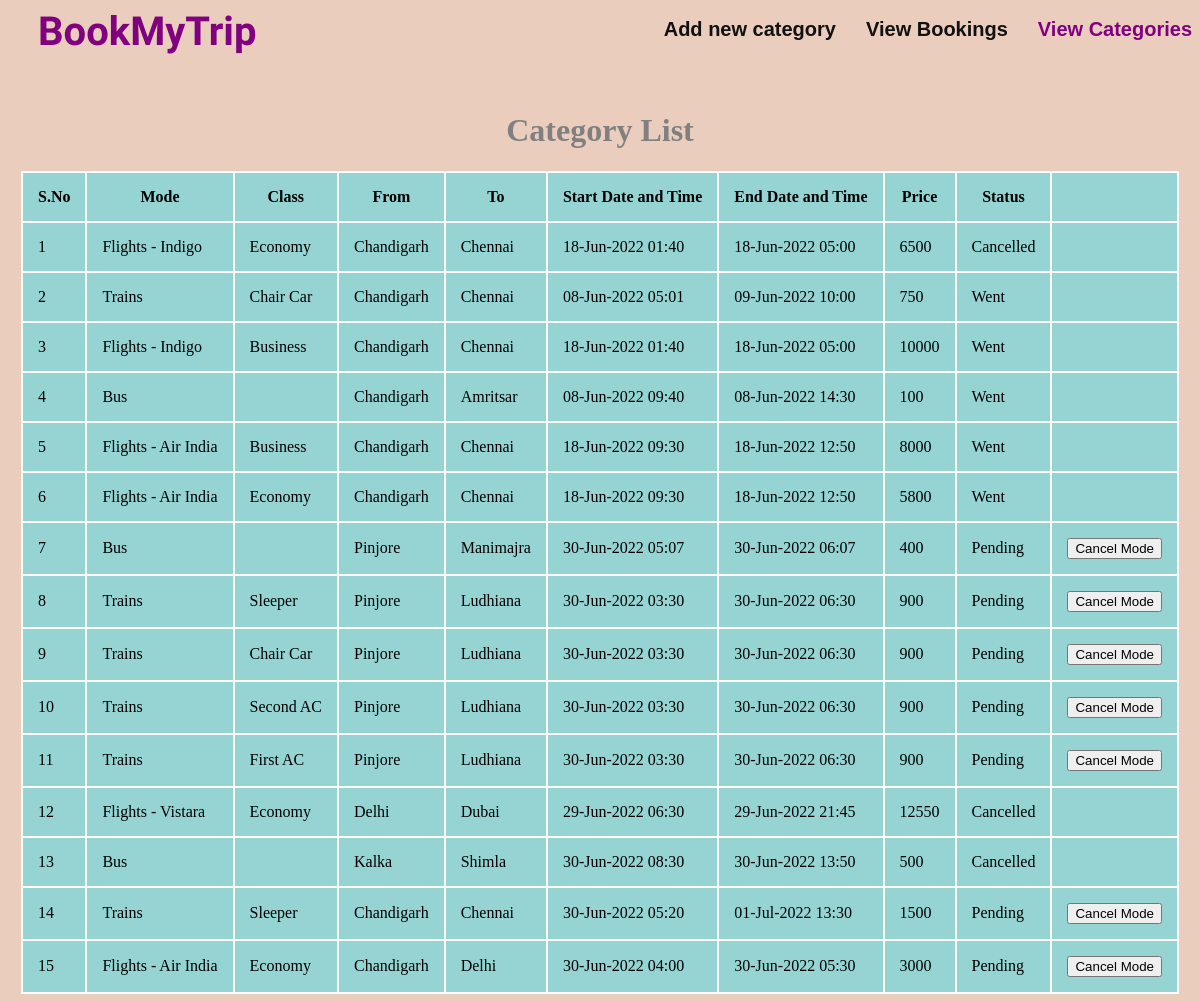
Screenshot of /BookingAdmin/category.php with the database file from the repository.
### tables this page shows
CREATE TABLE `category` (
  `id` int(11) NOT NULL,
  `name` varchar(100) NOT NULL,
  `type` varchar(100) DEFAULT NULL,
  `airline` varchar(50) DEFAULT NULL,
  `source` varchar(100) NOT NULL,
  `destination` varchar(100) NOT NULL,
  `price` int(10) NOT NULL,
  `startTime` timestamp NOT NULL DEFAULT current_timestamp(),
  `endTime` timestamp NOT NULL DEFAULT current_timestamp(),
  `isCancelled` int(10) NOT NULL DEFAULT 0
);

### BookingAdmin/category.php (the view, shortened to what this page needs)
<html>
<head>
	<link href="../css/style.css" rel="stylesheet">
</head>
<body style="background-color: #eacdbc">
    <nav id="navbar" class="navbar order-last order-lg-0">
        <a id="logo" style="font-family: 'Tangerine', serif; font-size: 40px; color: purple; display: inline;" class="nav-link scrollto active" href="../index.php">BookMyTrip</a>
	    <ul style="float: right;">
          <li><a id="logo" class="nav-link scrollto" href="index.php">Add new category</a></li>
          <li><a id="logo" class="nav-link scrollto" href="booking.php">View Bookings</a></li>
		  <li><a id="logo" class="nav-link scrollto active" href="category.php">View Categories</a></li>
        </ul>
    </nav>
    <br><br>
<?php
$mysqli = new mysqli("localhost","root","","booking");
$date = date('d-M-Y  H:i');
$cur_date = strtotime($date);
?>
<center>
<h1 style="color: grey">Category List<br></h1>
</center>
<?php
$select_sql = "select * from category";
$result = $mysqli->query($select_sql);
if ($result->num_rows > 0) {
		?>
        <center>
		<table class="css-serial">
			<thead>
				<tr>
					<th><center>S.No</center></th>
					<th><center>Mode</center></th>
                    <th><center>Class</center></th>
                    <th><center>From</center></th>
                    <th><center>To</center></th>
					<th><center>Start Date and Time</center></th>
					<th><center>End Date and Time</center></th>
					<th><center>Price</center></th>
                    <th><center>Status</center></th>
					<th></th>
				</tr>
			</thead>
		<?php
		while($row = $result->fetch_assoc()) {
			?>
			<tbody>
					<tr>
						<td></td>
                        <?php
                        if ($row["name"] == 'Flights') {
                        ?>
						    <td><?php echo $row["name"]?> - <?php echo $row["airline"]?></td>
                        <?php
                        }
                        else {
                        ?>
                            <td><?php echo $row["name"]?></td>
                        <?php
                        }
                        ?>
						<td><?php echo $row["type"] ?></td>
                        <td><?php echo $row["source"] ?></td>
                        <td><?php echo $row["destination"] ?></td>
                        <td><?php echo date('d-M-Y  H:i', strtotime($row['startTime'])) ?></td>
						<td><?php echo date('d-M-Y  H:i', strtotime($row['endTime'])) ?></td>
						<td><?php echo $row["price"] ?></td>
                        <?php
                        if ($row['isCancelled'] == 0) {
                            if (strtotime($row['startTime'])>$cur_date) {
                                ?>
                                <td>Pending</td>
                                <td>
                                <a href="../BookingAdmin/cancel.php?id_category=<?php echo $row["id"]; ?>&bookingId=0&value=1"><button>Cancel Mode</button></a>
                                </td>
                                <?php
                            }
                            else if (strtotime($row['startTime']) <= $cur_date) {
                                ?>
                                <td>Went</td>
                                <td></td>
                                <?php
                            }
                        }
                        else {
                            ?>
                            <td>Cancelled</td>
                            <td></td>
                            <?php
                        }
                        ?>
					</tr>
			</tbody>
			 <?php
			}
			 ?>
		</table>
        </center>
	<?php
}
else {
	?>
	<h1 style="color: grey; float: center;">No current bookings found..!!</h1>
	<?php
}
?>
</body>
</html>

### css/style.css (style rules this page uses)
table, th, td { border: 2px solid white; border-collapse: collapse; padding: 15px; }
th, td { background-color: #96D4D4; }
.css-serial { counter-reset: serial-number; }
.css-serial td:first-child:before { counter-increment: serial-number; content: counter(serial-number); }
#logo { text-decoration: none; }
.navbar { padding: 0; }
.navbar ul { margin: 0; padding: 0; display: flex; list-style: none; align-items: center; }
.navbar li { position: relative; }
.navbar a, .navbar a:focus { display: flex; align-items: center; justify-content: space-between; padding: 10px 0 10px 30px; font-family: "Verdana", sans-serif; font-size: 20px; font-weight: 600; color: #111111; white-space: nowrap; transition: 0.3s; }
.navbar a:hover, .navbar .active, .navbar .active:focus, .navbar li:hover > a { color: purple; }

### BookingAdmin/category.php (style rules this page uses)
table, th, td { border: 2px solid white; border-collapse: collapse; padding: 15px; }
th, td { background-color: #96D4D4; }
.css-serial { counter-reset: serial-number; }
.css-serial td:first-child:before { counter-increment: serial-number; content: counter(serial-number); }
#logo { text-decoration: none; }

### rows the page displays
category: name "Flights", airline "Indigo", type "Economy", source "Chandigarh", destination "Chennai", startTime "18-Jun-2022 01:40", endTime "18-Jun-2022 05:00", price "6500", isCancelled "Cancelled"
category: name "Trains", type "Chair Car", source "Chandigarh", destination "Chennai", startTime "08-Jun-2022 05:01", endTime "09-Jun-2022 10:00", price "750", isCancelled "Went"
category: name "Flights", airline "Indigo", type "Business", source "Chandigarh", destination "Chennai", startTime "18-Jun-2022 01:40", endTime "18-Jun-2022 05:00", price "10000", isCancelled "Went"
category: name "Bus", source "Chandigarh", destination "Amritsar", startTime "08-Jun-2022 09:40", endTime "08-Jun-2022 14:30", price "100", isCancelled "Went"
category: name "Flights", airline "Air India", type "Business", source "Chandigarh", destination "Chennai", startTime "18-Jun-2022 09:30", endTime "18-Jun-2022 12:50", price "8000", isCancelled "Went"
category: name "Flights", airline "Air India", type "Economy", source "Chandigarh", destination "Chennai", startTime "18-Jun-2022 09:30", endTime "18-Jun-2022 12:50", price "5800", isCancelled "Went"
category: name "Bus", source "Pinjore", destination "Manimajra", startTime "30-Jun-2022 05:07", endTime "30-Jun-2022 06:07", price "400"
category: name "Trains", type "Sleeper", source "Pinjore", destination "Ludhiana", startTime "30-Jun-2022 03:30", endTime "30-Jun-2022 06:30", price "900"
category: name "Trains", type "Chair Car", source "Pinjore", destination "Ludhiana", startTime "30-Jun-2022 03:30", endTime "30-Jun-2022 06:30", price "900"
category: name "Trains", type "Second AC", source "Pinjore", destination "Ludhiana", startTime "30-Jun-2022 03:30", endTime "30-Jun-2022 06:30", price "900"
category: name "Trains", type "First AC", source "Pinjore", destination "Ludhiana", startTime "30-Jun-2022 03:30", endTime "30-Jun-2022 06:30", price "900"
category: name "Flights", airline "Vistara", type "Economy", source "Delhi", destination "Dubai", startTime "29-Jun-2022 06:30", endTime "29-Jun-2022 21:45", price "12550", isCancelled "Cancelled"
category: name "Bus", source "Kalka", destination "Shimla", startTime "30-Jun-2022 08:30", endTime "30-Jun-2022 13:50", price "500", isCancelled "Cancelled"
category: name "Trains", type "Sleeper", source "Chandigarh", destination "Chennai", startTime "30-Jun-2022 05:20", endTime "01-Jul-2022 13:30", price "1500"
category: name "Flights", airline "Air India", type "Economy", source "Chandigarh", destination "Delhi", startTime "30-Jun-2022 04:00", endTime "30-Jun-2022 05:30", price "3000"
